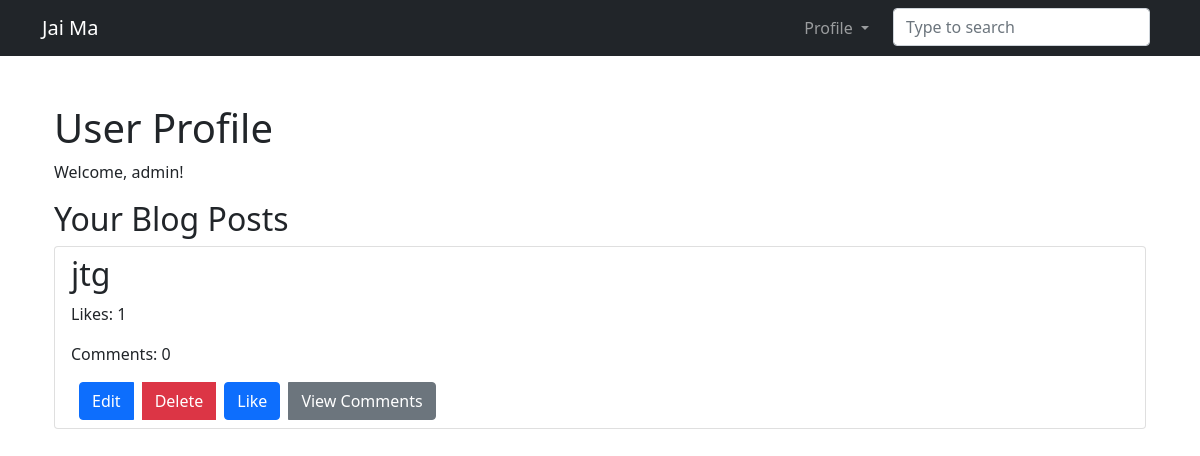
/user_profile/ (signed in), run on an earlier commit of the app's database.
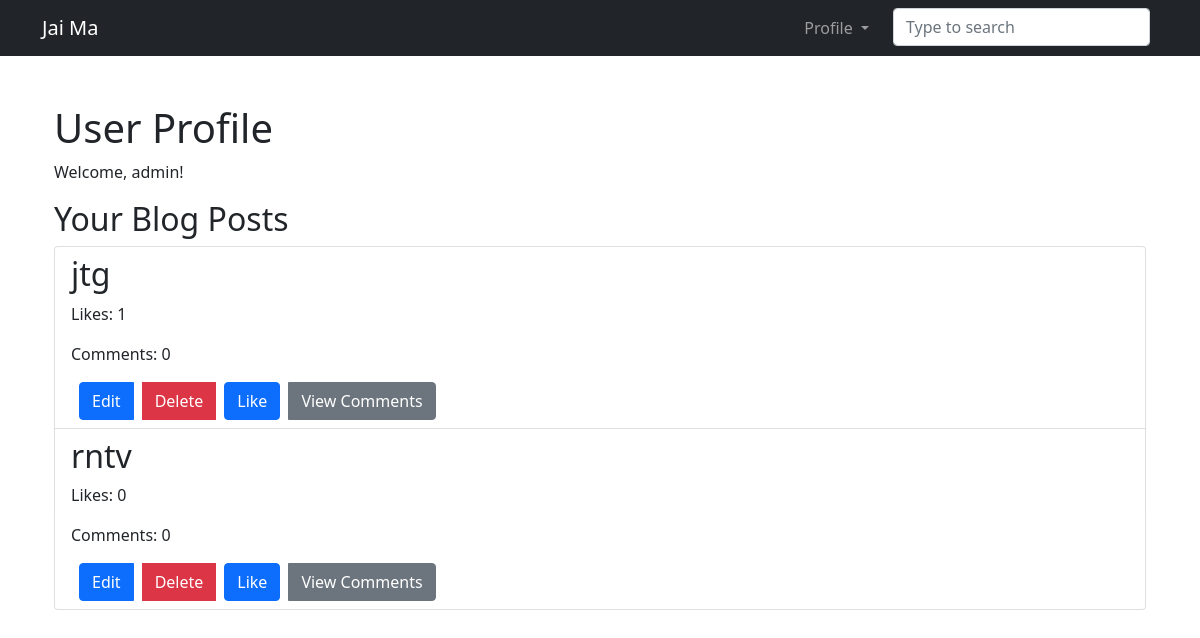
And on a later commit of the database.
### JaiMaApp/models.py (models this page shows)
class BlogPost(models.Model):
    title = models.CharField(max_length=200)
    content = models.TextField()
    author = models.ForeignKey(User, on_delete=models.CASCADE)
    created_at = models.DateTimeField(auto_now_add=True)
    updated_at = models.DateTimeField(auto_now=True)
    image = models.ImageField(upload_to='JaiMa/images/',blank=True,null=True)
    url=models.URLField(blank=True)

### JaiMaApp/views.py (the view)
# urls.py: path('user_profile/', user_profile, name='user_profile'),
@login_required
def user_profile(request):
    username = request.user.username
    blog_posts = BlogPost.objects.filter(author=request.user).prefetch_related('like_set', 'comment_set')
    context = {
        'username': username,
        'blog_posts': blog_posts,
    }
    return render(request, 'JaiMaApp/user_profile.html', context)

### JaiMaApp/templates/JaiMaApp/user_profile.html (shortened to what this page needs)
{% extends 'base.html' %}
{% block content %}
  <div class="container mt-5">
    <h1>User Profile</h1>
    {% if user.is_authenticated %}
      <p>Welcome, {{ username }}!</p>
      <h2>Your Blog Posts</h2>
      {% if blog_posts %}
        <ul class="list-group">
          {% for post in blog_posts %}
            <li class="list-group-item blog-post-item">
              <h2><a href="{% url 'post_detail' post.pk %}" class="text-decoration-none text-dark">{{ post.title }}</a></h2>
              <p>Likes: {{ post.like_set.count }}</p>
              <p>Comments: {{ post.comment_set.count }}</p>
              <div class="btn-group" role="group">
                <a href="{% url 'post_update' post.id %}" class="btn btn-primary ms-2">Edit</a>
                <a href="{% url 'post_delete' post.id %}" class="btn btn-danger ms-2">Delete</a>
                <form method="post" action="{% url 'set_like' post.pk %}" class="ml-2 ms-2">
                  <button type="submit" class="btn btn-primary">
                    {% if post.is_liked %}
                      Unlike
                    {% else %}
                      Like
                    {% endif %}
                  </button>
                </form>
                <a href="{% url 'post_comments' post.pk %}" class="btn btn-secondary ml-2 ms-2">View Comments</a>
              </div>
            </li>
          {% endfor %}
        </ul>
      {% else %}
        <p>You haven't written any blog posts yet.</p>
      {% endif %}
    {% else %}
      <p>Please log in to view your profile.</p>
    {% endif %}
  </div>
{% endblock %}

What changed in the data, as far as the page shows it:
added BlogPost: title "rntv", like_set.count "0", comment_set.count "0"
